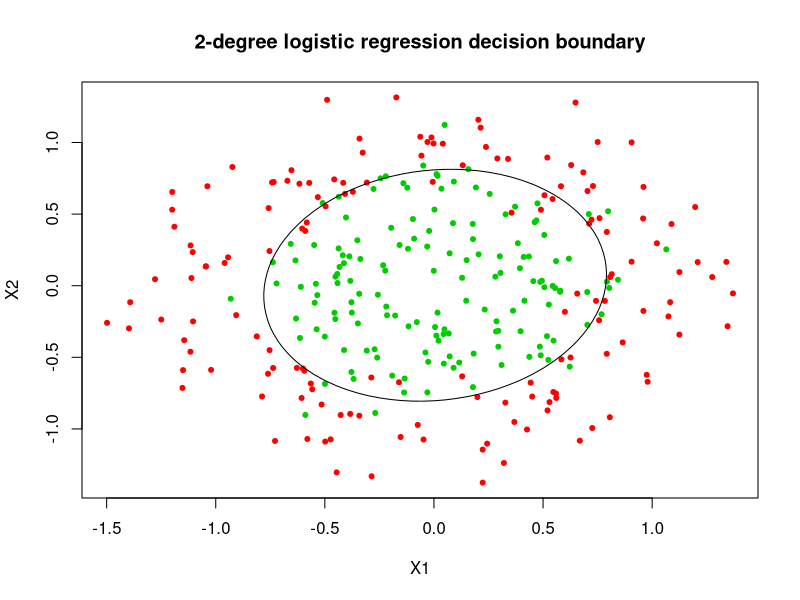
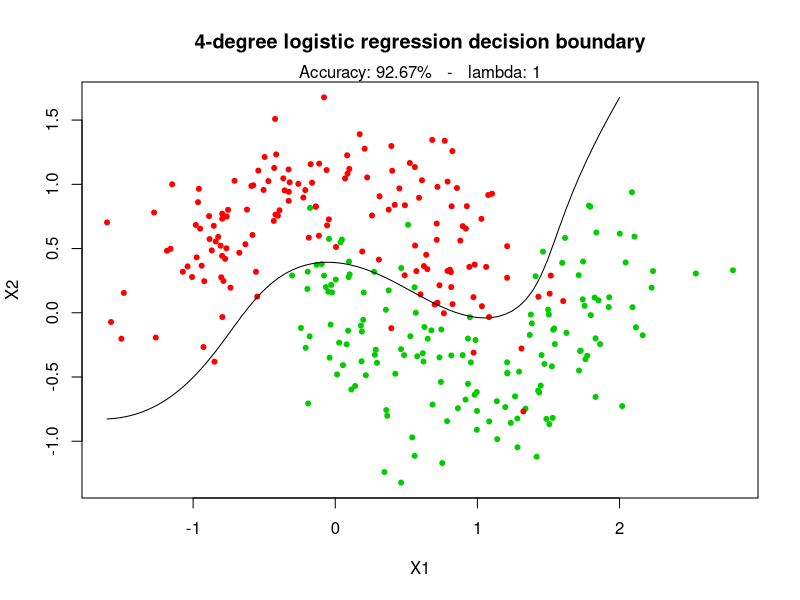

The R script that drew these images, in order: (Note: this script raises an error after producing the figures.)
#!/usr/bin/Rscript --vanilla


# all's I need to do is clean up

#
#
# for linear, everything works,
#   optim (gradient, cost) and plotting
#
# now doing to fit a polynomial
#  and plot a polynomial
#
#

rm(list=ls())
options(scipen=10)

library(dplyr)
library(ggplot2)


hypothesis.function <- function(param.vec, x.mat){
  zed <- x.mat %*% matrix(param.vec)
  return(1 / (1 + exp(-zed)))
}

get.gradient <- function(param.vec, x.mat, y.vec, lambda=0){
  m <- nrow(x.mat)
  modtheta <- param.vec
  modtheta[1] <- 0
  the.hyp <- hypothesis.function(param.vec, x.mat)
  gradient <- (t(x.mat) %*% (the.hyp - y.vec) + lambda*modtheta) / m
  return(gradient)
}

cost.function <- function(param.vec, x.mat, y.vec, lambda=0){
  m <- nrow(x.mat)
  the.hyp <- hypothesis.function(param.vec, x.mat)
  cost <- (((t(-y.vec) %*% log(the.hyp)) - (t(1-y.vec) %*% log(1-the.hyp))) / m) +
          ((lambda / (2*m)) * sum(param.vec[2:length(param.vec)] ^ 2))
 
  return(cost)
}


add.poly.features <- function(x.mat, degree=2){
  new.mat <- matrix(1, nrow=nrow(x.mat))
  for (i in 1:degree){
    for (j in 0:i){
      new.mat <- cbind(new.mat, (x.mat[,1]^(i-j) * (x.mat[,2]^j)))
    }
  }
  return(new.mat)
}


do.plot <- function(a.data.frame, chosen.params, degree=2, accuracy=0,
                    lambda=0){
  thex1 <- a.data.frame[,1]
  thex2 <- a.data.frame[,2]
  somex <- seq(min(thex1), max(thex1), by=.05)
  somex2 <- seq(min(thex2), max(thex2), length.out=length(somex))

  z <- matrix(0, nrow=length(somex), ncol=length(somex))

  for (i in 1:length(somex)){
    for (j in 1:length(somex)){
      keep <- add.poly.features(t(matrix(c(somex[i], somex2[j]))), degree)
      z[i, j] <- as.matrix(keep) %*% chosen.params
    }
  }

  plot(a.data.frame$X2 ~ a.data.frame$X1,  pch=20, 
       col=c("red","green3")[a.data.frame$Y+1],
       xlab="X1", ylab="X2")

  contour(somex, t(somex2), z, nlevels=1, add=TRUE, drawlabels=FALSE)

  title(main=paste0(degree,
                    "-degree logistic regression decision boundary"))

  if(accuracy!=0 && lambda!=0){
    mtext(paste0("Accuracy: ", accuracy, "   -   lambda: ", lambda), side=3)
  }
}





##############################################
##############################################



training <- read.csv("./circles.csv", stringsAsFactors=FALSE,
                     colClasses="numeric")

names(training) <- c("X1", "X2", "Y")


design.mat <- add.poly.features(training[,c(1,2)], degree=2)

result <- optim(par=rep(0, ncol(design.mat)),
                cost.function, 
                get.gradient,
                x.mat=design.mat,
                y.vec=as.matrix(training[,3]), lambda=0,
                method="BFGS")


preds <- hypothesis.function(result$par, design.mat)
accur <- sum(round(preds) == training$Y) / 3

do.plot(training, result$par, degree=2, accuracy=paste0(round(accur,2), "%"), lambda=0)


####################################################

##############################################
##############################################



training <- read.csv("./moons.csv", stringsAsFactors=FALSE,
                     colClasses="numeric")

names(training) <- c("X1", "X2", "Y")

design.mat <- add.poly.features(training[,c(1,2)], degree=4)

result <- optim(par=rep(0, ncol(design.mat)),
                cost.function, 
                get.gradient,
                x.mat=design.mat,
                y.vec=as.matrix(training[,3]), lambda=1,
                method="BFGS")

preds <- hypothesis.function(result$par, design.mat)
accur <- sum(round(preds) == training$Y) / 3

do.plot(training, result$par, degree=4, accuracy=paste0(round(accur,2), "%"), lambda=1)


####################################################


##############################################
##############################################



#training <- read.csv("./acceptance.csv", stringsAsFactors=FALSE,
training <- read.csv("./second.csv", stringsAsFactors=FALSE,
                     colClasses="numeric")


design.mat <- add.poly.features(training[,c(1,2)], degree=4)

result <- optim(par=rep(0, ncol(design.mat)),
                cost.function, 
                get.gradient,
                x.mat=design.mat,
                y.vec=as.matrix(training[,3]), lambda=1,
                method="BFGS")

do.plot(training, result$par, degree=4)


####################################################




##############################################
##############################################


training <- read.csv("./second.csv", stringsAsFactors=FALSE,
                     colClasses="numeric")


design.mat <- as.matrix(training[,c(1,2)])
# let's try to fit a polynomial
design.mat <- cbind(design.mat, design.mat[,1] ^ 2,
                    design.mat[,2] ^ 2,
                    (design.mat[,1] + design.mat[,2]))

result <- optim(par=rep(0, ncol(design.mat)+1),
                cost.function, 
                get.gradient,
                x.mat=design.mat,
                y.vec=as.matrix(training[,3]), lambda=0,
                method="BFGS")


ress <- hypothesis.function(result$par,
                    cbind(1, as.matrix(training[,c(1,2)])))
ress <- round(ress)
sum(ress == training$admitted)


do.plot(training, result$par)

